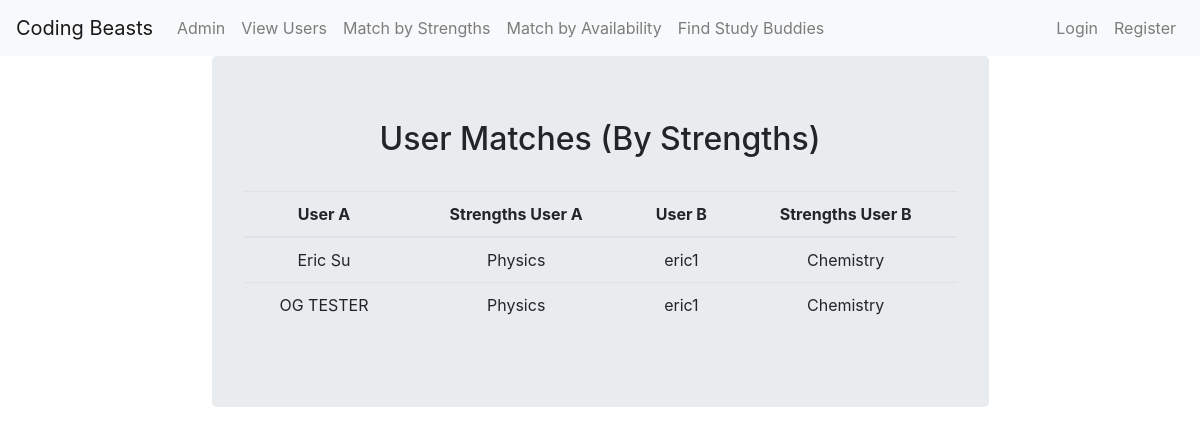
Page /matches/strengths/ on the earlier database version.
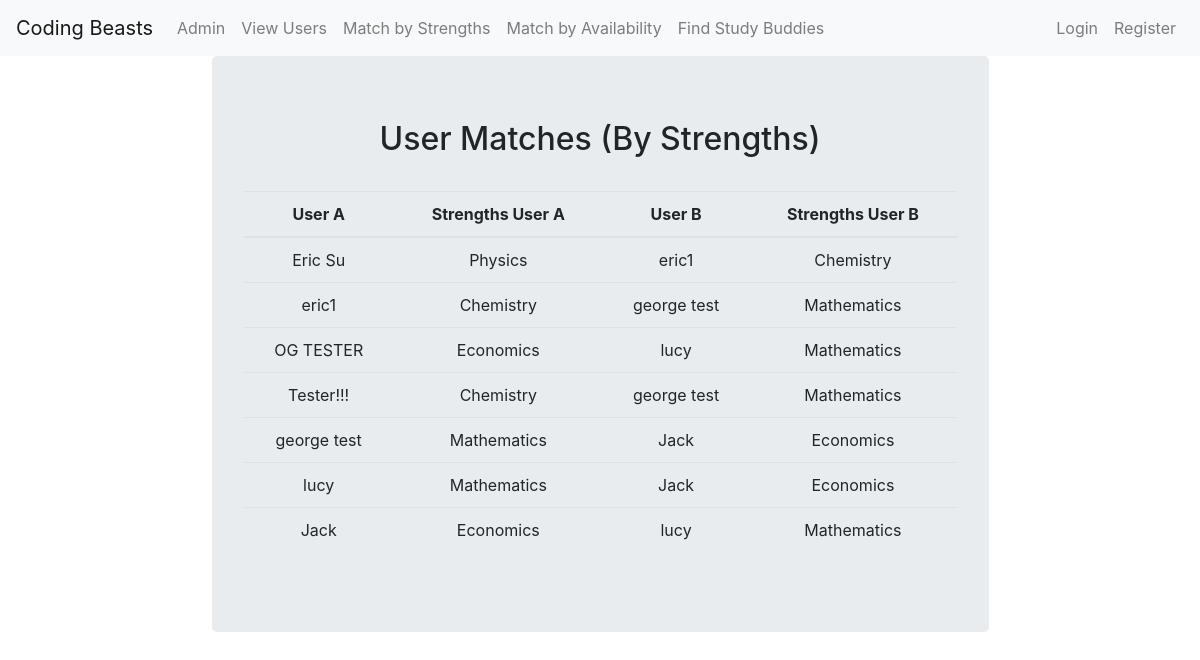
Same page on the later database version.
### sbuddy/models.py (models this page shows, shortened)
class Profile(models.Model):
    STRENGTH_CHOICES = (
        ('--------', '--------'),
        ('Mathematics','Mathematics'),
        ('Chemistry','Chemistry'),
        ('Physics','Physics'),
        ('Computer Science','Computer Science'),
        ('Economics','Economics'),
        )
    SCHEDULE_CHOICES = [
        ("Monday Morning", "Monday Morning"),
        ("Monday Afternoon", "Monday Afternoon"),
        ("Tuesday Morning", "Tuesday Morning"),
        ("Tuesday Afternoon", "Tuesday Afternoon"),
        ("Wednesday Morning", "Wednesday Morning"),
        ("Wednesday Afternoon", "Wednesday Afternoon"),
        ("Thursday Morning", "Thursday Morning"),
        ("Thursday Afternoon", "Thursday Afternoon"),
        ("Friday Morning", "Friday Morning"),
        ("Friday Afternoon", "Friday Afternoon"),
    ]
    user = models.OneToOneField(User, on_delete=models.CASCADE)
    image = models.ImageField(default='default.jpg', upload_to='profile_pics')
    name = models.CharField(max_length=100, blank=False, default='')
    meetingURL = models.CharField(max_length=100, blank=False, default='')
    strengths = models.CharField(
        max_length=255,
        choices=STRENGTH_CHOICES,
        default='')
    weaknesses = models.CharField(
        max_length=255,
        choices=STRENGTH_CHOICES,
        default='')
    availability = models.CharField(
        max_length=50,
        choices=SCHEDULE_CHOICES,
        default='Monday Morning',
    )
    phone_number = models.CharField(max_length=20)

### sbuddy/views.py (the view)
# urls.py: path('matches/strengths/', views.match_users_by_strengths, name="match_strengths"),
def match_users_by_strengths(request):
    users = Profile.objects.all()
    matches = []
    for user_a in users:
        strengths_a = user_a.strengths.split(',')
        for user_b in users:
            if user_b.name != user_a.name:
                weak_b = user_b.weaknesses.split(',')
                if do_items_match(strengths_a, weak_b):
                    match = (user_a, user_b)
                    matches.append(match)
    return render(request, 'sbuddy/matches.html', {'matches': matches})

### sbuddy/views.py (called while the page is built)
def do_items_match(a, b):
    for item in a:
        for itemB in b:
            if item.lower() == itemB.lower():
                return True
    return False

### sbuddy/templates/sbuddy/matches.html (shortened to what this page needs)
{% extends 'sbuddy/base.html' %}
{% load bootstrap4 %}
{% block content %}
<body>
    <div class="form jumbotron mid">
        <h2 class="text-center" style="padding-bottom:25px"> User Matches (By Strengths) </h2>
        <table class="table">
            <thead>
                <tr>
                <th class="text-center">User A</th>
                <th class="text-center">Strengths User A</th>
                <th class="text-center">User B</th>
                <th class="text-center">Strengths User B</th>
                </tr>
            </thead>
            <tbody>
                {% for match in matches %}
                <tr>
                    <td class="text-center">{{ match.0.name }}</td>
                    <td class="text-center">{{ match.0.strengths }}</td>
                    <td class="text-center">{{ match.1.name }}</td>
                    <td class="text-center">{{ match.1.strengths }}</td>
                </tr>
                {% endfor %}
            </tbody>
        </table>
    </div>
</body>
</head>
{% endblock %}

Differences in the rows shown:
now on this page (row edited): Profile: name "eric1", strengths "Chemistry", name "george test", strengths "Mathematics"
changed Profile "OG TESTER": strengths "Physics" → "Economics"; name "eric1" → "lucy"; strengths "Chemistry" → "Mathematics"
now on this page (row edited): Profile: name "Tester!!!", strengths "Chemistry", name "george test", strengths "Mathematics"
added Profile: name "george test", strengths "Mathematics", name "Jack", strengths "Economics"
added Profile: name "lucy", strengths "Mathematics", name "Jack", strengths "Economics"
added Profile: name "Jack", strengths "Economics", name "lucy", strengths "Mathematics"
